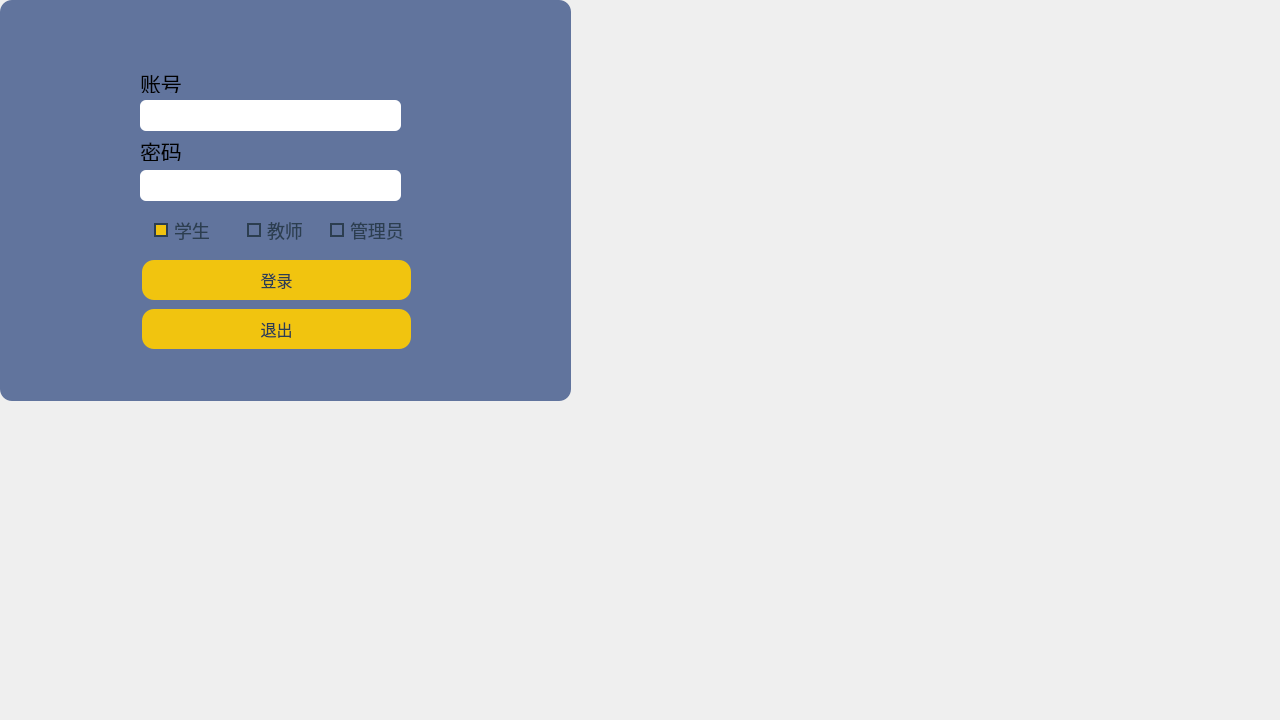
<?xml version="1.0" encoding="UTF-8"?>
<ui version="4.0">
 <class>MainWindow</class>
 <widget class="QWidget" name="MainWindow">
  <property name="geometry">
   <rect>
    <x>0</x>
    <y>0</y>
    <width>1280</width>
    <height>720</height>
   </rect>
  </property>
  <property name="font">
   <font>
    <bold>false</bold>
   </font>
  </property>
  <property name="windowTitle">
   <string>毕业选题管理系统-登录</string>
  </property>
  <property name="styleSheet">
   <string notr="true"/>
  </property>
  <widget class="QWidget" name="centralwidget" native="true">
   <property name="geometry">
    <rect>
     <x>0</x>
     <y>0</y>
     <width>651</width>
     <height>501</height>
    </rect>
   </property>
   <property name="autoFillBackground">
    <bool>false</bool>
   </property>
   <widget class="QFrame" name="frame">
    <property name="geometry">
     <rect>
      <x>0</x>
      <y>0</y>
      <width>571</width>
      <height>401</height>
     </rect>
    </property>
    <property name="styleSheet">
     <string notr="true">QFrame
{
	background-color : rgba(88, 108, 152, 240);
	border-radius : 12px;

}




QLineEdit
{
	border-radius : 6px;
	font-size : 16px;
}

QRadioButton::indicator:checked { background-color: rgb(241, 196, 15); }

QRadioButton::indicator:hover { background-color: qradialgradient(cx:0.5, cy:0.5, radius: 1.5, fx:0.5, fy:0.5, stop: 0 rgb(241, 196, 15), stop: 1 rgb(213, 175, 11)); }

QRadioButton::indicator { border-radius: 50%; border: 2px solid rgb(44, 62, 80); }

QRadioButton::indicator:pressed, QRadioButton::indicator:checked:pressed { background-color: rgb(213, 175, 11); }

QRadioButton { color: rgb(44, 62, 80); font-size: 18px; }

QPushButton { background-color: rgb(241, 196, 15); color: rgb(44, 62, 80); font-size: 16px; border-radius: 12px; border: none; padding: 8px 16px; }



QPushButton:hover { background-color: rgb(213, 175, 11); }

QLabel
{
background-color : rgba(88, 108, 152, 0);
}</string>
    </property>
    <property name="frameShape">
     <enum>QFrame::StyledPanel</enum>
    </property>
    <property name="frameShadow">
     <enum>QFrame::Raised</enum>
    </property>
    <widget class="QLineEdit" name="pwdLineEdit">
     <property name="geometry">
      <rect>
       <x>140</x>
       <y>170</y>
       <width>261</width>
       <height>31</height>
      </rect>
     </property>
     <property name="focusPolicy">
      <enum>Qt::StrongFocus</enum>
     </property>
     <property name="echoMode">
      <enum>QLineEdit::Password</enum>
     </property>
    </widget>
    <widget class="QWidget" name="horizontalLayoutWidget">
     <property name="geometry">
      <rect>
       <x>140</x>
       <y>210</y>
       <width>271</width>
       <height>41</height>
      </rect>
     </property>
     <layout class="QHBoxLayout" name="horizontalLayout">
      <item alignment="Qt::AlignHCenter">
       <widget class="QRadioButton" name="stuRadioButton">
        <property name="font">
         <font>
          <pointsize>-1</pointsize>
         </font>
        </property>
        <property name="text">
         <string>学生</string>
        </property>
        <property name="checked">
         <bool>true</bool>
        </property>
       </widget>
      </item>
      <item alignment="Qt::AlignHCenter">
       <widget class="QRadioButton" name="teaRadioButton">
        <property name="font">
         <font>
          <pointsize>-1</pointsize>
         </font>
        </property>
        <property name="text">
         <string>教师</string>
        </property>
        <property name="checkable">
         <bool>true</bool>
        </property>
       </widget>
      </item>
      <item alignment="Qt::AlignHCenter">
       <widget class="QRadioButton" name="admRadioButton">
        <property name="text">
         <string>管理员</string>
        </property>
        <property name="iconSize">
         <size>
          <width>100</width>
          <height>100</height>
         </size>
        </property>
       </widget>
      </item>
     </layout>
    </widget>
    <widget class="QWidget" name="formLayoutWidget">
     <property name="geometry">
      <rect>
       <x>140</x>
       <y>260</y>
       <width>271</width>
       <height>130</height>
      </rect>
     </property>
     <layout class="QFormLayout" name="formLayout">
      <property name="horizontalSpacing">
       <number>2</number>
      </property>
      <property name="verticalSpacing">
       <number>2</number>
      </property>
      <item row="3" column="1">
       <widget class="QPushButton" name="loginBtn">
        <property name="font">
         <font>
          <pointsize>-1</pointsize>
         </font>
        </property>
        <property name="text">
         <string>登录</string>
        </property>
       </widget>
      </item>
      <item row="5" column="1">
       <widget class="QPushButton" name="exitBtn">
        <property name="font">
         <font>
          <pointsize>-1</pointsize>
         </font>
        </property>
        <property name="text">
         <string>退出</string>
        </property>
       </widget>
      </item>
      <item row="4" column="1">
       <spacer name="verticalSpacer">
        <property name="orientation">
         <enum>Qt::Vertical</enum>
        </property>
        <property name="sizeType">
         <enum>QSizePolicy::Maximum</enum>
        </property>
        <property name="sizeHint" stdset="0">
         <size>
          <width>5</width>
          <height>5</height>
         </size>
        </property>
       </spacer>
      </item>
     </layout>
    </widget>
    <widget class="QLineEdit" name="accountLineEdit">
     <property name="geometry">
      <rect>
       <x>140</x>
       <y>100</y>
       <width>261</width>
       <height>31</height>
      </rect>
     </property>
     <property name="focusPolicy">
      <enum>Qt::StrongFocus</enum>
     </property>
    </widget>
    <widget class="QLabel" name="accountLable">
     <property name="geometry">
      <rect>
       <x>140</x>
       <y>72</y>
       <width>41</width>
       <height>21</height>
      </rect>
     </property>
     <property name="font">
      <font>
       <pointsize>16</pointsize>
      </font>
     </property>
     <property name="text">
      <string>账号</string>
     </property>
    </widget>
    <widget class="QLabel" name="pwdLable">
     <property name="geometry">
      <rect>
       <x>140</x>
       <y>140</y>
       <width>41</width>
       <height>21</height>
      </rect>
     </property>
     <property name="font">
      <font>
       <pointsize>16</pointsize>
       <bold>false</bold>
      </font>
     </property>
     <property name="text">
      <string>密码</string>
     </property>
    </widget>
   </widget>
  </widget>
 </widget>
 <resources/>
 <connections/>
</ui>
